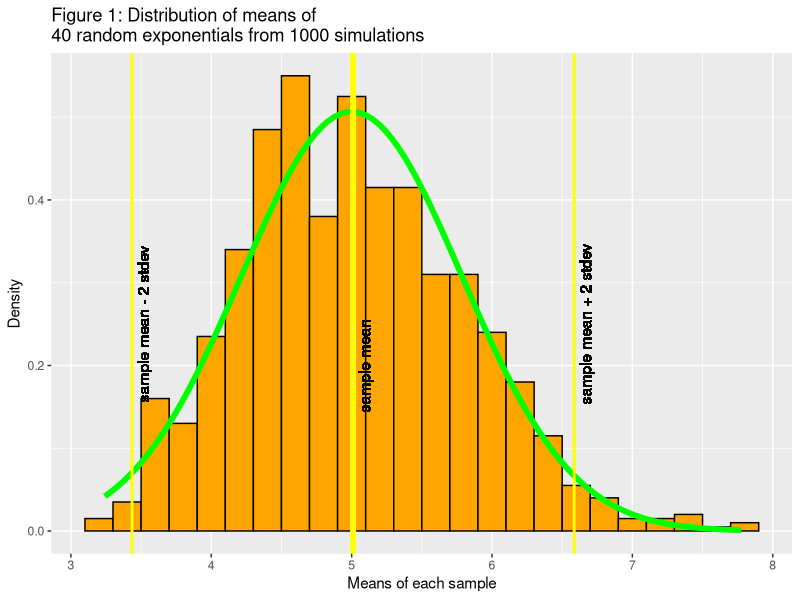
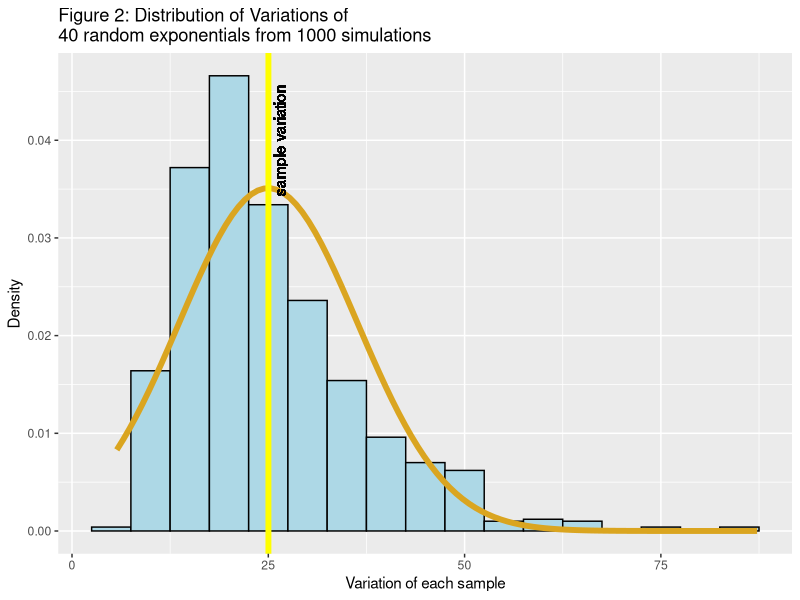
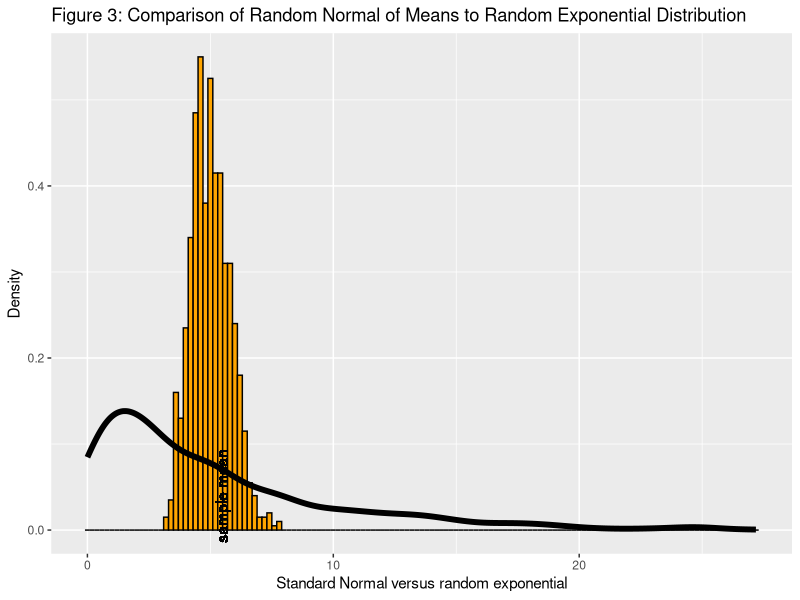
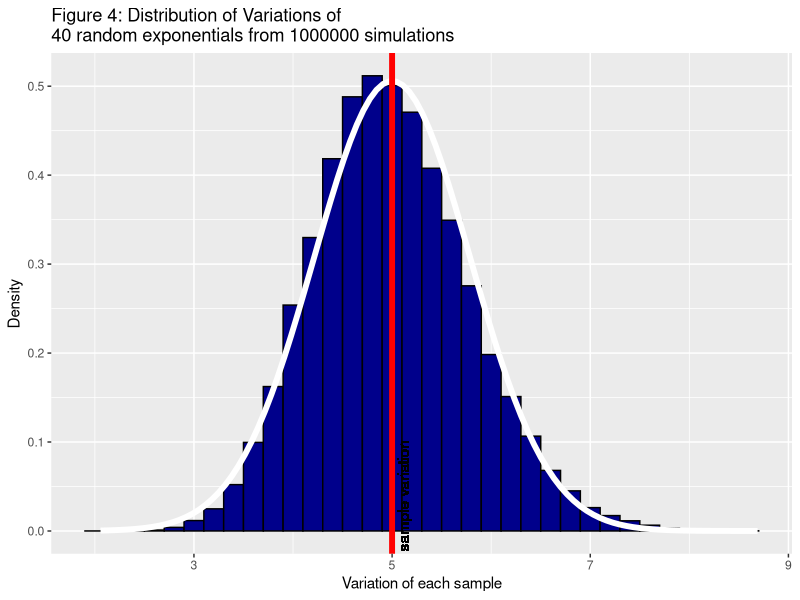

These charts were generated, in order, by the following R code:
## ---- chunk 1
knitr::opts_chunk$set(echo = TRUE)
## ---- chunk 2
set.seed(500)
library(matrixStats)
## create a matrix of 1000 rows and 40 columms - with each row generated by a random exponential distribution of 40 values with a mean and standard deviate of 5 (1/0.2)
trippy <- matrix(data = 1, nrow = 1000, ncol = 40)
for (i in 1:1000){
  trippy[i,] <- rexp(40, 0.2)
}
## get the means of each row of exponential randoms
meanz <- rowMeans(trippy)
## get sd and var of each row
sdz <- rowSds(trippy)
varz <- rowVars(trippy)
## find the mean, variance and sd of the means of each row
meanit <- mean(meanz)
varmeans <- var(meanz)
sdomeans <- sd(meanz)
expectedsd <- 1/(0.2*sqrt(40))
## now for the mean of the standard deviation and its standard deviation
meansd <- mean(sdz)
sdzsd <- sd(sdz)
vart <- var(varz)
## ---- chunk 3
library(ggplot2)
clt <- sqrt(40)*(meanz - 5)/5
mns <- data.frame(meanz)
g <- ggplot(mns, aes(x = meanz, fill = NULL)) + geom_histogram(aes(y=..density..), binwidth = 0.2, col = "black", fill = "orange") 
g <- g +  stat_function(fun=dnorm, args=list(mean = 5, sd = sd(meanz)), colour = "green", size = 2)
g<- g + geom_vline(xintercept = meanit, colour = "yellow", size = 2, show.legend = TRUE)
g<- g + geom_vline(xintercept = meanit-2*sd(meanz), colour = "yellow", size = 1, show.legend = TRUE)
g<- g + geom_vline(xintercept = meanit+2*sd(meanz), colour = "yellow", size = 1, show.legend = TRUE)
g<- g + geom_text(aes(x = meanit, label = "\nsample mean", y= 0.2), angle = 90) +  xlab("Means of each sample") +  ylab("Density") + ggtitle("Figure 1: Distribution of means of \n40 random exponentials from 1000 simulations")
g<- g + geom_text(aes(x = meanit-2*sd(meanz), label = "\nsample mean - 2 stdev", y= 0.25), angle = 90)
g<- g + geom_text(aes(x = meanit+2*sd(meanz), label = "\nsample mean + 2 stdev", y= 0.25), angle = 90)
 g                   
valu <- t.test(meanz, mu = 5)$p.value
## ---- chunk 4
vns <- data.frame(varz)
v <- ggplot(vns, aes(x = varz, fill=NULL)) + geom_histogram(aes(y=..density..), binwidth = 5, col = "black", fill = "light blue") 
v <- v +  stat_function(fun=dnorm, args=list(mean = 25, sd = sd(varz)), colour = "goldenrod", size = 2)
v <- v + geom_vline(xintercept = mean(varz), colour = "yellow", size = 2, show.legend = TRUE)
v <- v + geom_text(aes(x = mean(varz), label = "\nsample variation", y= 0.04), angle = 90) +  xlab("Variation of each sample") +  ylab("Density") + ggtitle("Figure 2: Distribution of Variations of \n40 random exponentials from 1000 simulations")
 v                  
## ---- chunk 5
h <- ggplot(mns, aes(x = meanz, fill=NULL)) + geom_histogram(aes(y=..density..), binwidth = 0.2, col = "black", fill = "orange") 
h <- h + geom_density(aes(x=rexp(1000, 0.2)), size = 2, colour = "black")
h <- h + geom_text(aes(x = mean(meanz), label = "\nsample mean", y= 0.04), angle = 90) +  xlab("Standard Normal versus random exponential") +  ylab("Density") + ggtitle("Figure 3: Comparison of Random Normal of Means to Random Exponential Distribution")
h
## ---- chunk 6
trappy <- matrix(data = 1, nrow = 100000, ncol = 40)
for (i in 1:100000){
  trappy[i,] <- rexp(40, 0.2)
}
a <- rowMeans(trappy)
b <- sd(a)
ans <- data.frame(a)
j <- ggplot(ans, aes(x = a, fill=NULL)) + geom_histogram(aes(y=..density..), binwidth = 0.2, col = "black", fill = "dark blue")
j <- j +  stat_function(fun=dnorm, args=list(mean = 5, sd = b), colour = "white", size = 2)
j <- j + geom_vline(xintercept = mean(a), colour = "red", size = 2, show.legend = TRUE)
j <- j + geom_text(aes(x = mean(a), label = "\nsample variation", y= 0.04), angle = 90) +  xlab("Variation of each sample") +  ylab("Density") + ggtitle("Figure 4: Distribution of Variations of \n40 random exponentials from 1000000 simulations")
 j                  
